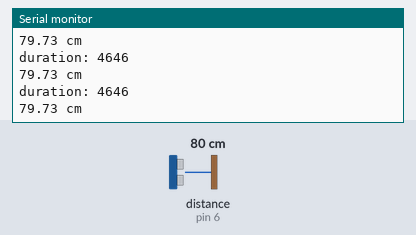
Bench run of a sketch on a simulated Arduino Uno, built with avr-gcc and run on an emulated ATmega328P. Shown: the last lines printed to the serial monitor. Wiring (inferred from the names in the program): ultrasonic range finder: trigger pin 5; echo pin 6. Inputs (shaded band) come from the test bench; at power-on: distance to the obstacle (sensor on pin 6) 80 cm. The echo pulse lasts 58.3 µs per cm.

Above: at 1.3 s.
1.4 s: distance to the obstacle (sensor on pin 6) set to 197 cm
At 2.0 s:
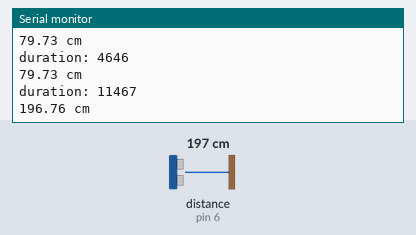
2.9 s: distance to the obstacle (sensor on pin 6) set to 204 cm
At 3.5 s:
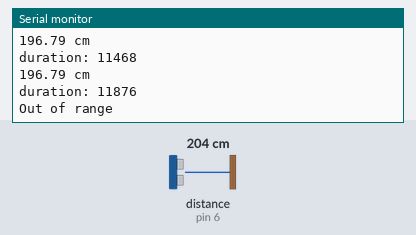
Timing chart, 0 to 5.9 s (numbered marks = the images above; inputs shaded):
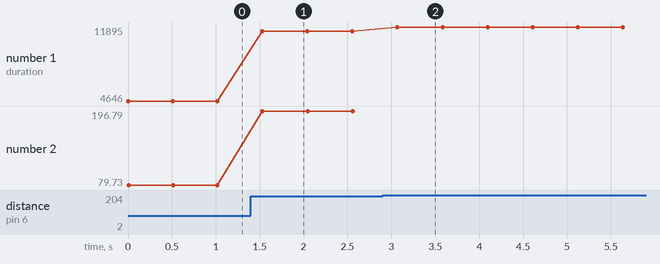

Measured:
- the behaviour switches between 200 and 201 cm on distance to the obstacle (sensor on pin 6) (found by bisection; images 1 and 2)
- after the input at 1.4 s, the serial monitor: prints a new line after 0.13 s (image 1)
- after the input at 2.9 s, the serial monitor: prints a new line after 0.17 s (image 2)
- plotted number 1: 4646 → 11468 after the input at 1.4 s, 11468 → 11895 after the input at 2.9 s
- plotted number 2: 79.73 → 196.79 after the input at 1.4 s

The sketch:

sonar_printing.ino
```cpp
/*
Code adapted from
http://www.instructables.com/id/Simple-Arduino-and-HC-SR04-Example/
HC-SR04 Ping distance sensor
VCC to arduino 5v
GND to arduino GND
Echo to Arduino pin 13
Trig to Arduino pin 12
*/

#define trigPin 5
#define echoPin 6

float cm_per_microsecond = 0.03432;

void setup() {
  Serial.begin(115200);
  pinMode(trigPin, OUTPUT);
  pinMode(echoPin, INPUT);
}

void loop() {
  long duration;
  float distance;
  digitalWrite(trigPin, LOW);
  // code from the internet has these fairly specific delays
  // they seem arbitrary; I have not read the spec on the sonar
  // sensor to know if they are required or if they are the best values
  delayMicroseconds(2);
  digitalWrite(trigPin, HIGH);
  //  delayMicroseconds(1000);//<-- internet code said the author had
  //                                removed this line
  delayMicroseconds(10);
  digitalWrite(trigPin, LOW);
  duration = pulseIn(echoPin, HIGH);//<-- this is a pretty cool Arduino function
  //                                       You may want to bring up it
  //                                       documentation from the Arduino website
  Serial.print("duration: ");
  Serial.println(duration);
  distance = (duration/2) * cm_per_microsecond;
  if (distance >= 200 || distance <= 0){
    Serial.println("Out of range");
  }
  else {
    Serial.print(distance);
    Serial.println(" cm");
  }
  delay(500);
}
```
